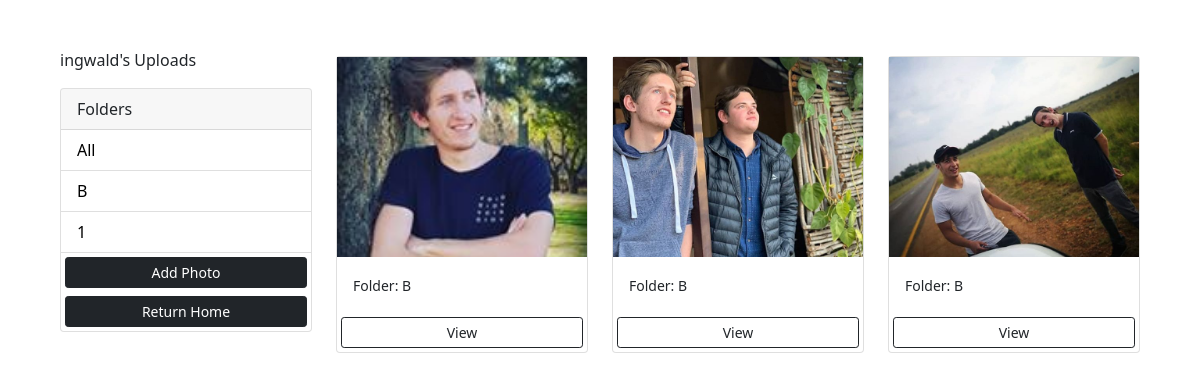
Page /uploads/?category=B (signed in) on the committed database.
### uploads/models.py (models this page shows, shortened)
class Category(models.Model):
    class Meta:
        verbose_name = 'Category'
        verbose_name_plural = 'Categories'
    user = models.ForeignKey(
        User, on_delete=models.SET_NULL, null=True, blank=True)
    name = models.CharField(max_length=100, null=False, blank=False)

class Photo(models.Model):
    class Meta:
        verbose_name = 'Photo'
        verbose_name_plural = 'Photos'
    category = models.ForeignKey(
        Category, on_delete=models.SET_NULL, null=True, blank=True)
    image = models.ImageField(null=False, blank=False)
    description = models.TextField()

### uploads/views.py (the view)
# urls.py: path('', views.gallery, name='gallery'),
@login_required(login_url='login')
def gallery(request):
    user = request.user
    category = request.GET.get('category')
    if category == None:
        photos = Photo.objects.filter(category__user=user)
    else:
        photos = Photo.objects.filter(
            category__name=category, category__user=user)
    categories = Category.objects.filter(user=user)
    context = {'categories': categories, 'photos': photos}
    return render(request, 'photos/gallery.html', context)

### uploads/templates/photos/gallery.html (shortened to what this page needs)
<!DOCTYPE html>
<html lang="en">
<head>
    <link href="https://cdn.jsdelivr.net/npm/bootstrap@5.0.0-beta1/dist/css/bootstrap.min.css" rel="stylesheet"
>
</head>
<body class="m-5">
    <div class="container">
        <div class="row">
            <div class="col-md-3">
                {% if request.user.is_authenticated %}
                <p>{{request.user}}'s Uploads</p>
                {% endif %}
                <div class="card">
                    <div class="card-header">
                        Folders
                    </div>
                    <ul class="list-group list-group-flush">
                        <li class="list-group-item">
                            <a href="{% url 'gallery' %}">All</a>
                        </li>
                        {% for category in categories %}
                        <li class=" list-group-item">
                            <a href="{% url 'gallery' %}?category={{category.name}}">
                                {{category.name}}
                            </a>
                        </li>
                        {% endfor %}
                        <a href="{% url 'add' %}" class="btn btn-dark btn-block btn-sm m-1">Add Photo</a>
                        <a href="{% url 'home' %}" class="btn btn-dark btn-block btn-sm m-1">Return Home</a>
                    </ul>
                </div>
            </div>
            <div class="col-md-9">
                <div class="row">
                    {% for photo in photos %}
                    <div class="col-md-4">
                        <div class="card my-2">
                            <img class="image-thumbail" src="{{photo.image.url}}" alt="Card image cap">
                            <div class="card-body">
                                <small>Folder: {{photo.category.name}}</small>
                            </div>
                            <a href="{% url 'photo' photo.id %}" class="btn btn-outline-dark btn-sm m-1">View</a>
                        </div>
                    </div>
                    {% empty %}
                    <h3>No photos...</h3>
                    {% endfor %}
                </div>
            </div>
        </div>
    </div>
</body>
</html>

### uploads/templates/photos/gallery.html (style rules this page uses)
.image-thumbail { height: 200px; object-fit: cover; }
.list-group-item a { text-decoration: none; color: black; }

### rows in the picture
Category: name "B"
Category: name "1"
Photo: image (picture), category.name "B"
Photo: image (picture), category.name "B"
Photo: image (picture), category.name "B"

### other values in the picture
{{ request.user }} "ingwald"
